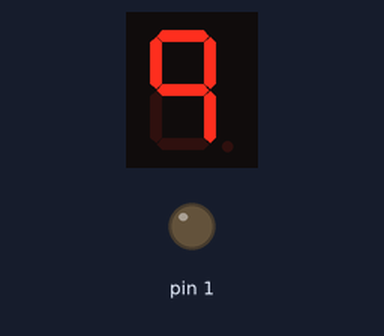
The sketch below on a simulated Arduino Uno, built with avr-gcc and run on an emulated ATmega328P. On the bench: 1-digit seven-segment display, output pins drawn as LEDs (lit = HIGH). Wiring (inferred from the names in the program): 1-digit 7-segment display, segments lit when HIGH: segments pin 2, pin 3, pin 4, pin 5, pin 6, pin 7, pin 8. The segment pins are drawn as the display they are named for; pins used as bus, display or sensor lines are not drawn.

Above: at 0.1 s.
At 1.1 s:
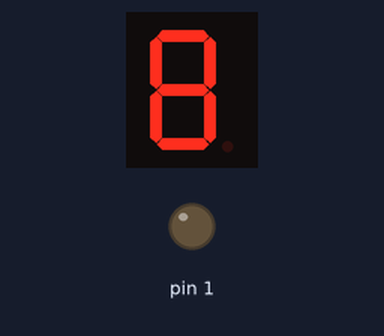
At 2.1 s:
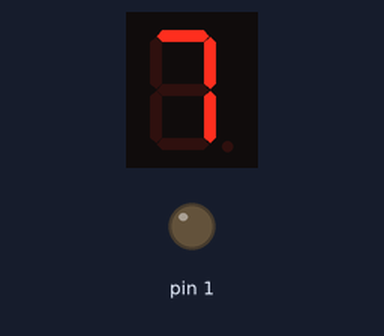
At 4.1 s:
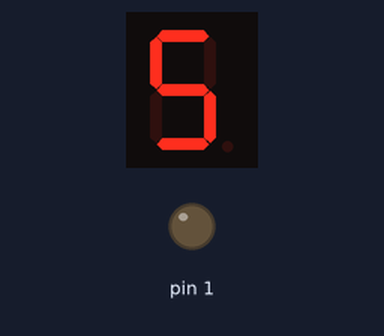
At 6.1 s:
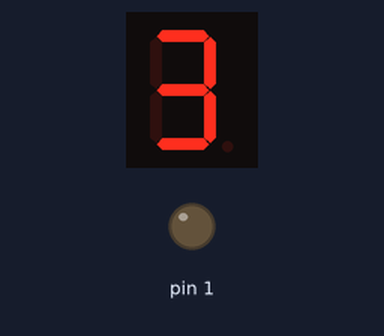
At 9.1 s:
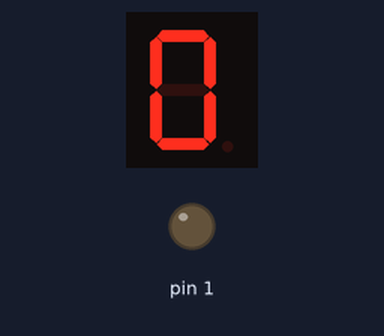

The sketch:

7seg.ino
```cpp
// 7-segment display digit encoding
int num_array[10][7] = {
  {1,1,1,1,1,1,0},  // 0
  {0,1,1,0,0,0,0},  // 1
  {1,1,0,1,1,0,1},  // 2
  {1,1,1,1,0,0,1},  // 3
  {0,1,1,0,0,1,1},  // 4
  {1,0,1,1,0,1,1},  // 5
  {1,0,1,1,1,1,1},  // 6
  {1,1,1,0,0,0,0},  // 7
  {1,1,1,1,1,1,1},  // 8
  {1,1,1,0,0,1,1}   // 9
};

// Define segment pins
int segPins[] = {2, 3, 4, 5, 6, 7, 8};

void setup() {
  // Set all segment pins as OUTPUT
  for (int i = 0; i < 8; i++) {
    pinMode(segPins[i], OUTPUT);
  }
}

void loop() {
  // Countdown from 9 to 0
  for (int i = 9; i >= 0; i--) {
    // Directly write the number to 7-segment display
    for (int j = 0; j < 7; j++) {
      digitalWrite(segPins[j], num_array[i][j]);
    }
    delay(1000); // Wait 1 second
  }
  delay(3000); // Pause 3 seconds before restarting
}
```

simple.c
```cpp
#include <stdio.h>

int main() {
    printf("Hello, GitHub!\n");
    return 0;
}
```

Measured:
- by itself, everything shown: repeats every 13.0 s, in 10 steps
- what the display in image 1 shows lasts 1.0 s, from 1.0 s to 2.0 s
- what the display in image 5 shows lasts 4.0 s, from 9.0 s to 13.0 s
